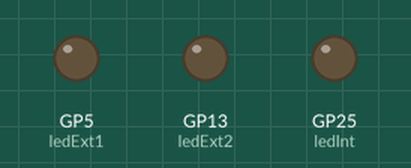
Simulated run of this program. Board: Raspberry Pi Pico running CircuitPython. Parts: output pins drawn as LEDs (lit = HIGH).

Above: at 0.4 s.
At 6.4 s:
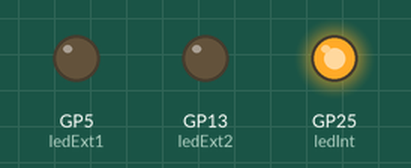
At 9.2 s:
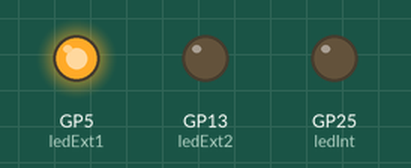
At 17.6 s:
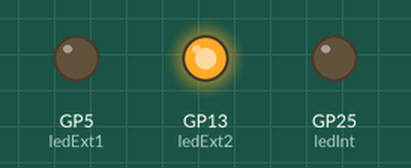
Timing chart, 0 to 18.2 s (numbered marks = the images above):
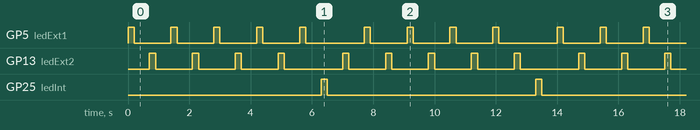

Measured:
- by itself, GP25 (ledInt): alternates HIGH for 0.20 s and LOW for 6.8 s
- by itself, GP5 (ledExt1): repeats every 14.0 s: 4 × (LOW 1.2 s, HIGH 0.20 s), LOW 1.9 s, 3 × (HIGH 0.20 s, LOW 1.2 s), HIGH 0.20 s, LOW 1.9 s, HIGH 0.20 s
- by itself, GP13 (ledExt2): repeats every 14.0 s: 3 × (LOW 1.2 s, HIGH 0.20 s), LOW 1.9 s, 4 × (HIGH 0.20 s, LOW 1.2 s), HIGH 0.20 s, LOW 1.9 s, HIGH 0.20 s

The program:

blink5and13.py
```python
import time
import board
import digitalio

ledInt = digitalio.DigitalInOut(board.LED)
ledInt.direction = digitalio.Direction.OUTPUT
ledExt1 = digitalio.DigitalInOut(board.GP5)
ledExt1.direction = digitalio.Direction.OUTPUT
ledExt2 = digitalio.DigitalInOut(board.GP13)
ledExt2.direction = digitalio.Direction.OUTPUT

i = 0
j = True

while True:
    i = (i + 1) % 10
    if i == 0:
        ledInt.value = True
        time.sleep(0.2)
        ledInt.value = False
    else:
        if j:
            ledExt1.value = True
            time.sleep(0.2)
            ledExt1.value = False
        else:
            ledExt2.value = True
            time.sleep(0.2)
            ledExt2.value = False
        j = not j

    time.sleep(0.5)
```
